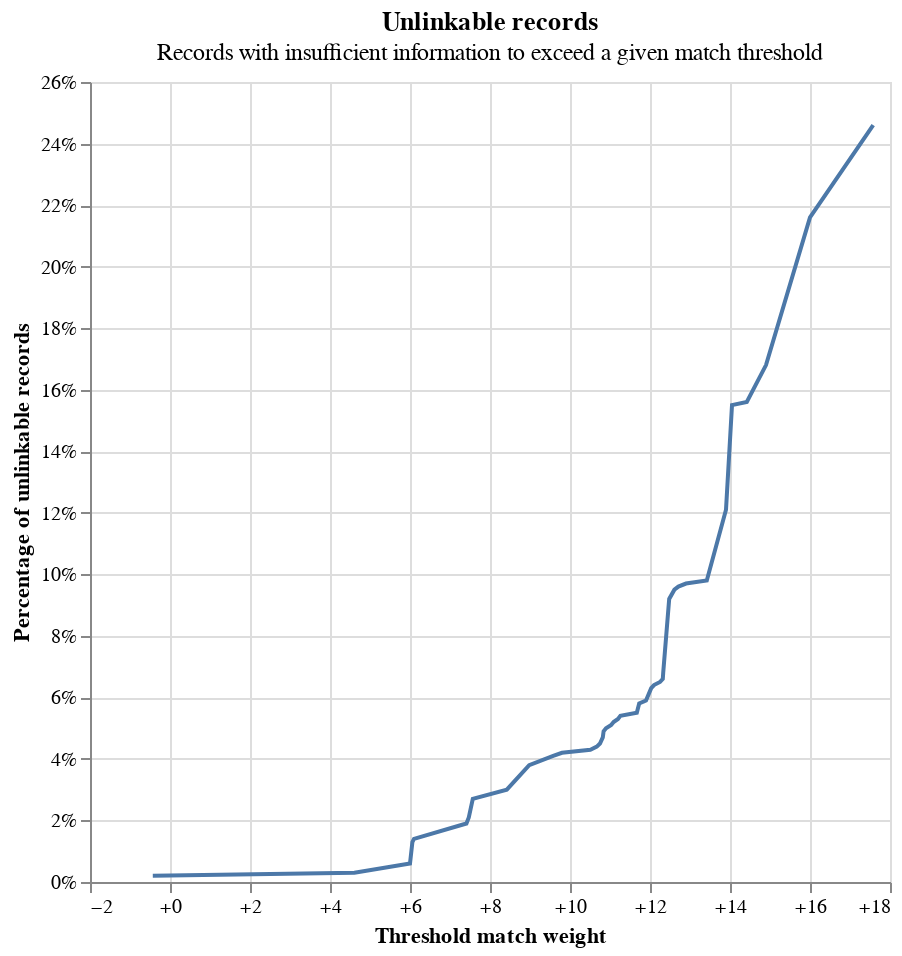

Notebook cell for this chart:
### Code cell
linker.unlinkables_chart()

### Figure 1 — Vega-Lite specification as saved in the notebook (floating-point values rounded to 4 significant figures)
{"$schema": "https://vega.github.io/schema/vega-lite/v4.8.1.json", "config": {"view": {"continuousHeight": 300, "continuousWidth": 400}}, "data": {"values": [{"cum_prop": 0.002, "match_probability": 0.4265, "match_weight": -0.43, "prop": 0.002}, {"cum_prop": 0.003, "match_probability": 0.9607, "match_weight": 4.61, "prop": 0.001}, {"cum_prop": 0.006, "match_probability": 0.9846, "match_weight": 6, "prop": 0.003}, {"cum_prop": 0.013, "match_probability": 0.9852, "match_weight": 6.06, "prop": 0.007}, {"cum_prop": 0.014, "match_probability": 0.9856, "match_weight": 6.1, "prop": 0.001}, {"cum_prop": 0.019, "match_probability": 0.9941, "match_weight": 7.41, "prop": 0.005}, {"cum_prop": 0.021, "match_probability": 0.9944, "match_weight": 7.47, "prop": 0.002}, {"cum_prop": 0.027, "match_probability": 0.9948, "match_weight": 7.57, "prop": 0.006}, {"cum_prop": 0.03, "match_probability": 0.9971, "match_weight": 8.42, "prop": 0.003}, {"cum_prop": 0.038, "match_probability": 0.998, "match_weight": 8.98, "prop": 0.008}, {"cum_prop": 0.041, "match_probability": 0.9987, "match_weight": 9.58, "prop": 0.003}, {"cum_prop": 0.042, "match_probability": 0.9989, "match_weight": 9.8, "prop": 0.001}, {"cum_prop": 0.043, "match_probability": 0.9993, "match_weight": 10.51, "prop": 0.001}, {"cum_prop": 0.044, "match_probability": 0.9994, "match_weight": 10.67, "prop": 0.001}, {"cum_prop": 0.045, "match_probability": 0.9994, "match_weight": 10.75, "prop": 0.001}, {"cum_prop": 0.047, "match_probability": 0.9994, "match_weight": 10.82, "prop": 0.002}, {"cum_prop": 0.049, "match_probability": 0.9995, "match_weight": 10.84, "prop": 0.002}, {"cum_prop": 0.05, "match_probability": 0.9995, "match_weight": 10.9, "prop": 0.001}, {"cum_prop": 0.051, "match_probability": 0.9995, "match_weight": 11.03, "prop": 0.001}, {"cum_prop": 0.052, "match_probability": 0.9995, "match_weight": 11.09, "prop": 0.001}, {"cum_prop": 0.053, "match_probability": 0.9996, "match_weight": 11.2, "prop": 0.001}, {"cum_prop": 0.054, "match_probability": 0.9996, "match_weight": 11.26, "prop": 0.001}, {"cum_prop": 0.055, "match_probability": 0.9997, "match_weight": 11.67, "prop": 0.001}, {"cum_prop": 0.058, "match_probability": 0.9997, "match_weight": 11.73, "prop": 0.003}, {"cum_prop": 0.059, "match_probability": 0.9997, "match_weight": 11.9, "prop": 0.001}, {"cum_prop": 0.063, "match_probability": 0.9998, "match_weight": 12.03, "prop": 0.004}, {"cum_prop": 0.064, "match_probability": 0.9998, "match_weight": 12.1, "prop": 0.001}, {"cum_prop": 0.065, "match_probability": 0.9998, "match_weight": 12.25, "prop": 0.001}, {"cum_prop": 0.066, "match_probability": 0.9998, "match_weight": 12.32, "prop": 0.001}, {"cum_prop": 0.068, "match_probability": 0.9998, "match_weight": 12.33, "prop": 0.002}, {"cum_prop": 0.092, "match_probability": 0.9998, "match_weight": 12.48, "prop": 0.024}, {"cum_prop": 0.095, "match_probability": 0.9998, "match_weight": 12.61, "prop": 0.003}, {"cum_prop": 0.096, "match_probability": 0.9999, "match_weight": 12.71, "prop": 0.001}, {"cum_prop": 0.097, "match_probability": 0.9999, "match_weight": 12.9, "prop": 0.001}, {"cum_prop": 0.098, "match_probability": 0.9999, "match_weight": 13.42, "prop": 0.001}, {"cum_prop": 0.121, "match_probability": 0.9999, "match_weight": 13.9, "prop": 0.023}, {"cum_prop": 0.155, "match_probability": 0.9999, "match_weight": 14.05, "prop": 0.034}, {"cum_prop": 0.156, "match_probability": 1.0, "match_weight": 14.42, "prop": 0.001}, {"cum_prop": 0.168, "match_probability": 1.0, "match_weight": 14.9, "prop": 0.012}, {"cum_prop": 0.216, "match_probability": 1.0, "match_weight": 16, "prop": 0.048}, {"cum_prop": 0.246, "match_probability": 1.0, "match_weight": 17.58, "prop": 0.03}]}, "height": 400, "layer": [{"encoding": {"x": {"axis": {"format": "+", "title": "Threshold match weight"}, "field": "match_weight", "type": "quantitative"}, "y": {"axis": {"format": "%", "title": "Percentage of unlinkable records"}, "field": "cum_prop", "type": "quantitative"}}, "mark": "line"}, {"encoding": {"opacity": {"value": 0}, "tooltip": [{"field": "match_weight", "format": "+.5", "title": "Match weight", "type": "quantitative"}, {"field": "match_probability", "format": ".5", "title": "Match probability", "type": "quantitative"}, {"field": "cum_prop", "format": ".3%", "title": "Proportion of unlinkable records", "type": "quantitative"}], "x": {"field": "match_weight", "type": "quantitative"}, "y": {"field": "cum_prop", "type": "quantitative"}}, "mark": "point", "selection": {"selector112": {"empty": "none", "fields": ["match_weight", "cum_prop"], "nearest": true, "on": "mouseover", "type": "single"}}}, {"encoding": {"opacity": {"condition": {"selection": "selector112", "value": 1}, "value": 0}, "x": {"axis": {"title": "Threshold match weight"}, "field": "match_weight", "type": "quantitative"}, "y": {"axis": {"format": "%", "title": "Percentage of unlinkable records"}, "field": "cum_prop", "type": "quantitative"}}, "mark": "point"}, {"encoding": {"x": {"field": "match_weight", "type": "quantitative"}}, "mark": {"color": "gray", "type": "rule"}, "transform": [{"filter": {"selection": "selector112"}}]}, {"encoding": {"y": {"field": "cum_prop", "type": "quantitative"}}, "mark": {"color": "gray", "type": "rule"}, "transform": [{"filter": {"selection": "selector112"}}]}], "title": {"subtitle": "Records with insufficient information to exceed a given match threshold", "text": "Unlinkable records"}, "width": 400}
